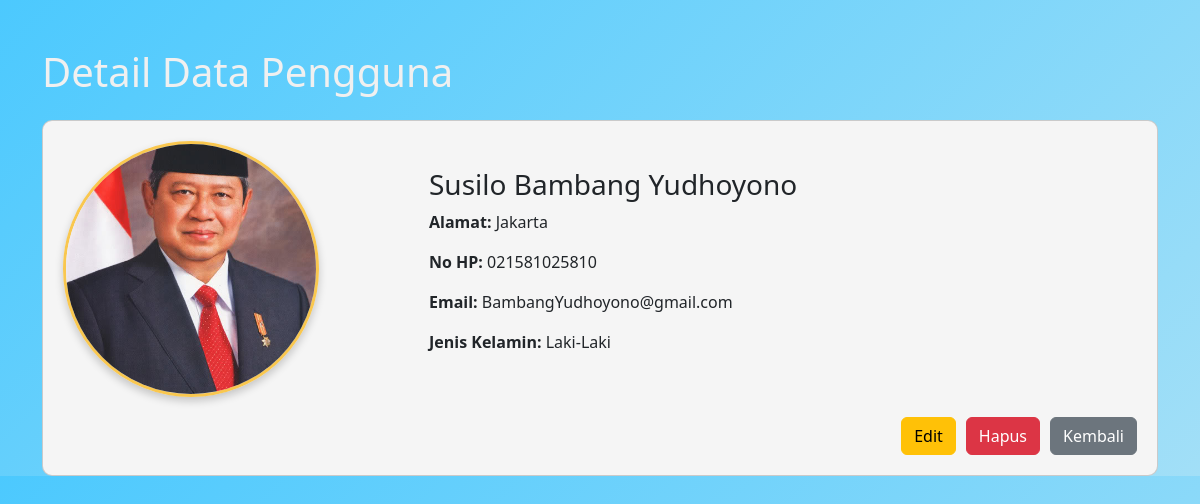
/detail-data.php?id=7, run on the app's committed database.
### tables this page shows
CREATE TABLE `tb_users` (
  `id` int(11) NOT NULL,
  `nama` varchar(100) NOT NULL,
  `alamat` text DEFAULT NULL,
  `jenis_kelamin` enum('Laki-Laki','Perempuan') NOT NULL,
  `nohp` varchar(15) DEFAULT NULL,
  `email` varchar(100) DEFAULT NULL,
  `foto` varchar(255) DEFAULT NULL,
  `waktu_buat` timestamp NOT NULL DEFAULT current_timestamp(),
  `waktu_edit` timestamp NOT NULL DEFAULT current_timestamp() ON UPDATE current_timestamp()
);

### proses.php (called while the page is built, shortened)
<?php
include_once 'database.php';
class User {
    private $conn;
    public function __construct() {
        $database = new Database();
        $this->conn = $database->getConnection();
    }
    public function getDataById($id) {
        $query = "SELECT * FROM tb_users WHERE id = :id";
        $stmt = $this->conn->prepare($query);
        $stmt->bindParam(':id', $id);
        $stmt->execute();
        return $stmt->fetch(PDO::FETCH_ASSOC);
    }
}
?>

### database.php (called while the page is built, shortened)
<?php
class Database {
    private $host = "localhost";
    private $db_name = "db_php_0035";
    private $username = "root";
    private $password = "";
    public function getConnection() {
        $this->conn = null;
        try {
            $this->conn = new PDO("mysql:host=" . $this->host . ";dbname=" . $this->db_name, $this->username, $this->password);
            $this->conn->setAttribute(PDO::ATTR_ERRMODE, PDO::ERRMODE_EXCEPTION);
        } catch(PDOException $exception) {
            echo "Connection error: " . $exception->getMessage();
        }
        return $this->conn;
    }
}
?>

### detail-data.php (the view, shortened to what this page needs)
<?php
include_once 'proses.php';
$user = new User();
if (isset($_GET['id'])) {
    $id = $_GET['id'];
    $data = $user->getDataById($id);
}
?>
<!DOCTYPE html>
<html lang="en">
<head>
    <link href="https://cdn.jsdelivr.net/npm/bootstrap@5.3.3/dist/css/bootstrap.min.css" rel="stylesheet">
</head>
<body>
    <div class="container mt-5">
        <h1 class="mb-4">Detail Data Pengguna</h1>
        <div class="card">
            <div class="row align-items-center">
                <div class="col-4">
                    <img src="<?= htmlspecialchars($data['foto']); ?>" alt="Foto" class="profile-img">
                </div>
                <div class="col-8">
                    <h3><?= htmlspecialchars($data['nama']); ?></h3>
                    <p><strong>Alamat:</strong> <?= htmlspecialchars($data['alamat']); ?></p>
                    <p><strong>No HP:</strong> <?= htmlspecialchars($data['nohp']); ?></p>
                    <p><strong>Email:</strong> <?= htmlspecialchars($data['email']); ?></p>
                    <p><strong>Jenis Kelamin:</strong> <?= htmlspecialchars($data['jenis_kelamin']); ?></p>
                </div>
            </div>
            <div class="button-container">
                <a href="update-data.php?id=<?= $data['id']; ?>" class="btn btn-warning">Edit</a>
                <a href="proses.php?action=delete&id=<?= $data['id']; ?>" class="btn btn-danger"
                    onclick="return confirm('Apakah Anda yakin ingin menghapus data ini?')">Hapus</a>
                <a href="index.php" class="btn btn-secondary">Kembali</a>
            </div>
        </div>
    </div>
</body>
</html>

### detail-data.php (style rules this page uses)
body { background: linear-gradient(135deg, #4CC9FE, #a2dff7); color: #f0f0f0; margin: 0; }
.card { background: #F5F5F5; border-radius: 10px; padding: 20px; margin-bottom: 0; }
.profile-img { width: 256px; height: 256px; border-radius: 50%; object-fit: cover; border: 3px solid #f9c74f; box-shadow: 0 4px 8px rgba(0, 0, 0, 0.2); }
.row.align-items-center { align-items: center; }
.button-container { display: flex; justify-content: flex-end; margin-top: 20px; }
.button-container a { margin-left: 10px; }

### data on the page
tb_users: foto (picture), nama "Susilo Bambang Yudhoyono", alamat "Jakarta", nohp "021581025810", email "BambangYudhoyono@gmail.com", jenis_kelamin "Laki-Laki"
